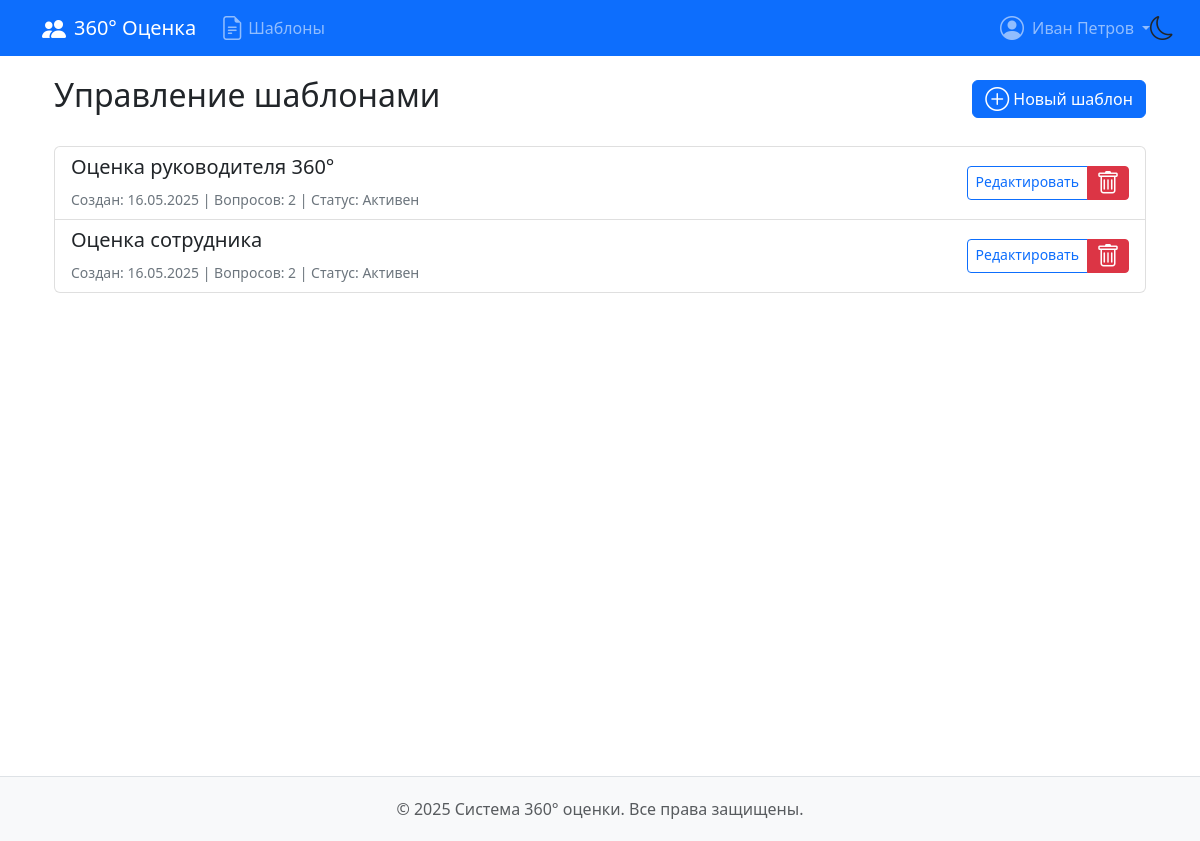
/templates/ (signed in), run on an earlier commit of the app's database.
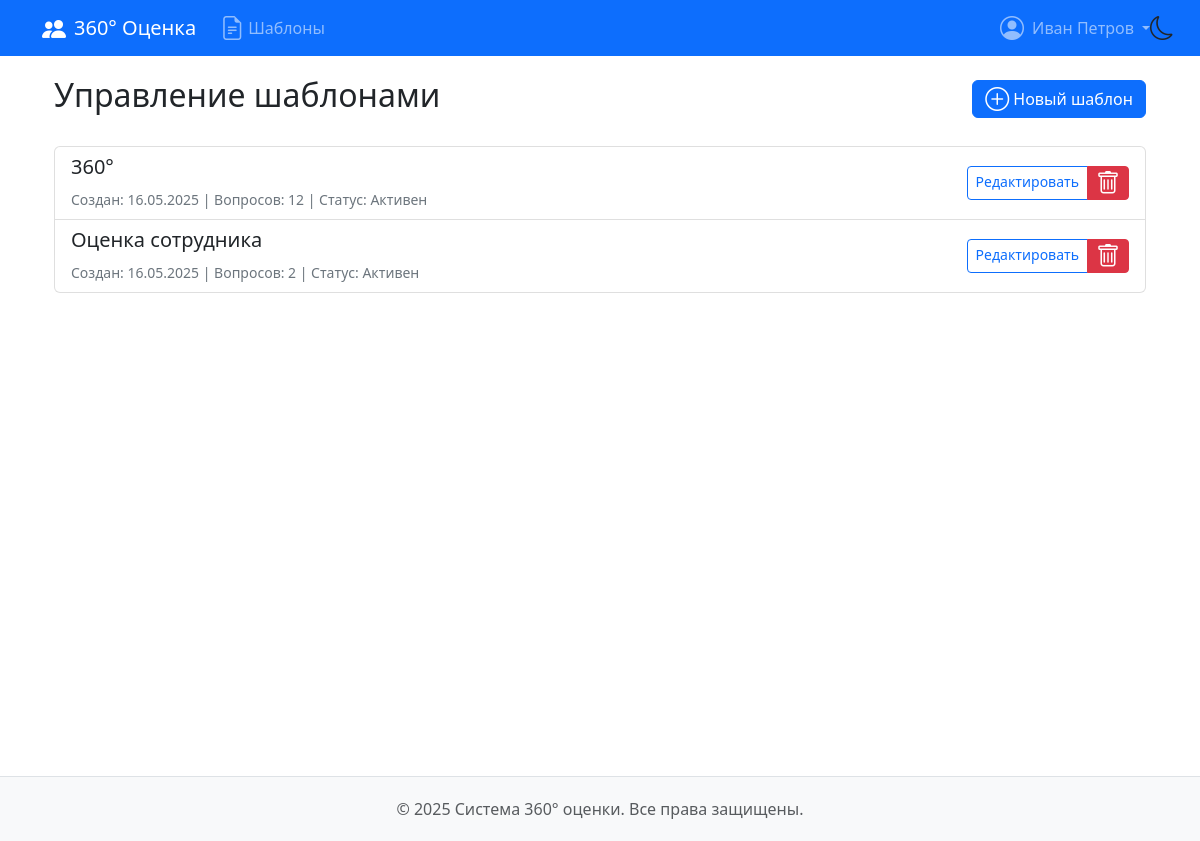
And on a later commit of the database.
### feedback360/models.py (models this page shows, shortened)
class User(AbstractUser):
    position = models.CharField(max_length=100, blank=True, null=True)
    department = models.CharField(max_length=100, blank=True, null=True)

class SurveyTemplate(models.Model):
    name = models.CharField('Название шаблона', max_length=255)
    created_by = models.ForeignKey(
        User,
        on_delete=models.SET_NULL,
        null=True,
        editable=False
    )
    created_at = models.DateTimeField(auto_now_add=True)
    is_active = models.BooleanField(
        'Активен',
        default=True,
    )
    class Meta:
        verbose_name = _('Шаблон опроса')
        verbose_name_plural = _('Шаблоны опросов')
        permissions = [
            ('can_manage_templates', 'Может управлять шаблонами'),
        ]

### feedback360/views.py (the view)
# urls.py: path('templates/', views.TemplateListView.as_view(), name='template_list'),
class TemplateListView(AdminRequiredMixin, ListView):
    model = SurveyTemplate
    template_name = 'feedback360/template_list.html'
    context_object_name = 'templates'
    def get_queryset(self):
        return SurveyTemplate.objects.all().prefetch_related('template_questions')

### feedback360/mixins.py (called while the page is built)
    def test_func(self):
        return self.request.user.is_authenticated and (
            self.request.user.is_superuser or
            self.request.user.userrole_set.filter(
                role__name__in=['Администратор']
            ).exists()
        )

### feedback360/templates/feedback360/template_list.html (shortened to what this page needs)
{% extends 'feedback360/base.html' %}
{% block content %}
<div class="container">
    <div class="d-flex justify-content-between align-items-center mb-4">
        <h2>Управление шаблонами</h2>
        {% if perms.feedback360.can_manage_templates %}
        <div class="btn-group">
            <a href="{% url 'template_create' %}" class="btn btn-primary">
                <i class="bi bi-plus-circle"></i> Новый шаблон
            </a>
        </div>
        {% endif %}
    </div>
    <div class="list-group custom-list-group">
        {% for template in templates %}
        <div class="list-group-item custom-list-item {% if not template.is_active %}custom-list-item-inactive{% endif %}">
            <div class="d-flex justify-content-between align-items-center">
                <div>
                    <h5>{{ template.name }}</h5>
                    <small class="text-muted custom-text-muted">
                        Создан: {{ template.created_at|date:"d.m.Y" }} |
                        Вопросов: {{ template.template_questions.count }} |
                        Статус: {% if template.is_active %}Активен{% else %}Неактивен{% endif %}
                    </small>
                </div>
                {% if perms.feedback360.can_manage_templates %}
                <div class="btn-group">
                    <a href="{% url 'template_edit' template.pk %}"
                       class="btn btn-sm btn-outline-primary">
                        Редактировать
                    </a>
                    <a href="{% url 'template_delete' template.pk %}"
                       class="btn btn-sm btn-danger">
                        <i class="bi bi-trash"></i>
                    </a>
                </div>
                {% endif %}
            </div>
        </div>
        {% empty %}
        <div class="alert alert-info custom-alert-info">Нет доступных шаблонов</div>
        {% endfor %}
    </div>
</div>
{% endblock %}

### feedback360/templates/feedback360/base.html (shortened to what this page needs)
<!DOCTYPE html>
{% load static %}
<html lang="ru">
<head>
    <link href="https://cdn.jsdelivr.net/npm/bootstrap@5.3.0/dist/css/bootstrap.min.css" rel="stylesheet">
    <link rel="stylesheet" href="https://cdn.jsdelivr.net/npm/bootstrap-icons@1.11.1/font/bootstrap-icons.css">
    <link rel="stylesheet" href="{% static 'css/styles.css' %}">
</head>
<body>
    <div class="theme-switcher">
        <button id="theme-toggle" class="theme-btn">
            <i id="theme-icon" class="bi bi-moon"></i>
        </button>
    </div>
    <nav class="navbar navbar-expand-lg navbar-dark">
        <div class="container">
            <a class="navbar-brand" href="{% url 'dashboard' %}">
                <i class="bi bi-people-fill me-2"></i>360° Оценка
            </a>
            <div class="collapse navbar-collapse" id="mainNav">
                <ul class="navbar-nav me-auto">
                    {% if user.is_superuser %}
                    <li class="nav-item">
                        <a class="nav-link d-flex align-items-center" href="{% url 'template_list' %}">
                            <i class="bi bi-file-earmark-text me-1"></i>Шаблоны
                        </a>
                    </li>
                    {% else %}
                    <li class="nav-item">
                        <a class="nav-link d-flex align-items-center" href="{% url 'survey_list' %}">
                            <i class="bi bi-list-check me-1"></i>Мои опросы
                        </a>
                    </li>
                    {% endif %}
                </ul>
                <ul class="navbar-nav">
                    {% if user.is_authenticated %}
                    <li class="nav-item dropdown">
                        <a class="nav-link dropdown-toggle d-flex align-items-center"
                           href="#"
                           role="button"
                           data-bs-toggle="dropdown"
                           aria-expanded="false">
                            <i class="bi bi-person-circle me-2"></i>{{ user.get_full_name }}
                        </a>
                    </li>
                    {% else %}
                    <li class="nav-item">
                        <a class="nav-link d-flex align-items-center" href="{% url 'login' %}">
                            <i class="bi bi-box-arrow-in-right me-1"></i>Войти
                        </a>
                    </li>
                    {% endif %}
                </ul>
            </div>
        </div>
    </nav>
    <main class="container main-content">
        {% block content %}{% endblock %}
    </main>
    <footer class="text-center">
        <div class="container">
            <p class="mb-0 text-muted">
                &copy; {% now "Y" %} Система 360° оценки. Все права защищены.
            </p>
        </div>
    </footer>
</body>
</html>

### feedback360/static/css/styles.css (style rules this page uses)
.navbar-nav { list-style: none; padding-left: 0; }
.nav-link { display: flex !important; align-items: center; padding: 0.5rem 1rem; }
.dropdown-toggle::after { margin-left: 0.5em; vertical-align: middle; }
.bi { font-size: 1.1rem; line-height: 1; vertical-align: -0.125em; }
.main-content { min-height: calc(100vh - 120px); padding-top: 20px; padding-bottom: 40px; }

### feedback360/templates/feedback360/base.html (style rules this page uses)
:root { --bg-color: #ffffff; --text-color: #212529; --card-bg: #ffffff; --card-border: #dee2e6; --primary-color: #0d6efd; --navbar-bg: #0d6efd; --footer-bg: #f8f9fa; --list-group-bg: #ffffff; --list-group-border: rgba(0, 0, 0, 0.125); --list-group-hover-bg: #f8f9fa; --list-group-secondary-bg: #e9ecef; --list-group-text: #212529; }
body { background-color: var(--bg-color); color: var(--text-color); transition: background-color 0.3s, color 0.3s; }
.navbar { background-color: var(--navbar-bg) !important; }
footer { background-color: var(--footer-bg) !important; border-top-color: var(--card-border) !important; }
.theme-switcher { position: fixed; top: 6px; right: 20px; z-index: 1000; }
.theme-btn { background: none; border: none; font-size: 1.5rem; cursor: pointer; color: var(--text-color); transition: transform 0.3s; }
footer { padding: 20px 0; margin-top: 40px; border-top: 1px solid var(--card-border); }
.navbar-nav { list-style: none; padding-left: 0; }
.nav-link { display: flex !important; align-items: center; padding: 0.5rem 1rem; }
.dropdown-toggle::after { margin-left: 0.5em; vertical-align: middle; }
.bi { font-size: 1.5rem; line-height: 1; vertical-align: -0.125em; }

### feedback360/templates/feedback360/template_list.html (style rules this page uses)
.custom-list-group { --bs-list-group-bg: var(--list-group-bg); --bs-list-group-border-color: var(--list-group-border); --bs-list-group-color: var(--list-group-text); }
.custom-list-item { background-color: var(--list-group-bg); border-color: var(--list-group-border); color: var(--list-group-text); }
.custom-text-muted { color: var(--text-muted-color) !important; }
:root { --text-muted-color: #6c757d; --alert-info-bg: #d1ecf1; --alert-info-border: #bee5eb; --alert-info-text: #0c5460; }

What changed in the data, as far as the page shows it:
changed SurveyTemplate (number 1 of 2 on the later page): name "Оценка руководителя 360°" → "360°"; template_questions.count "2" → "12"
